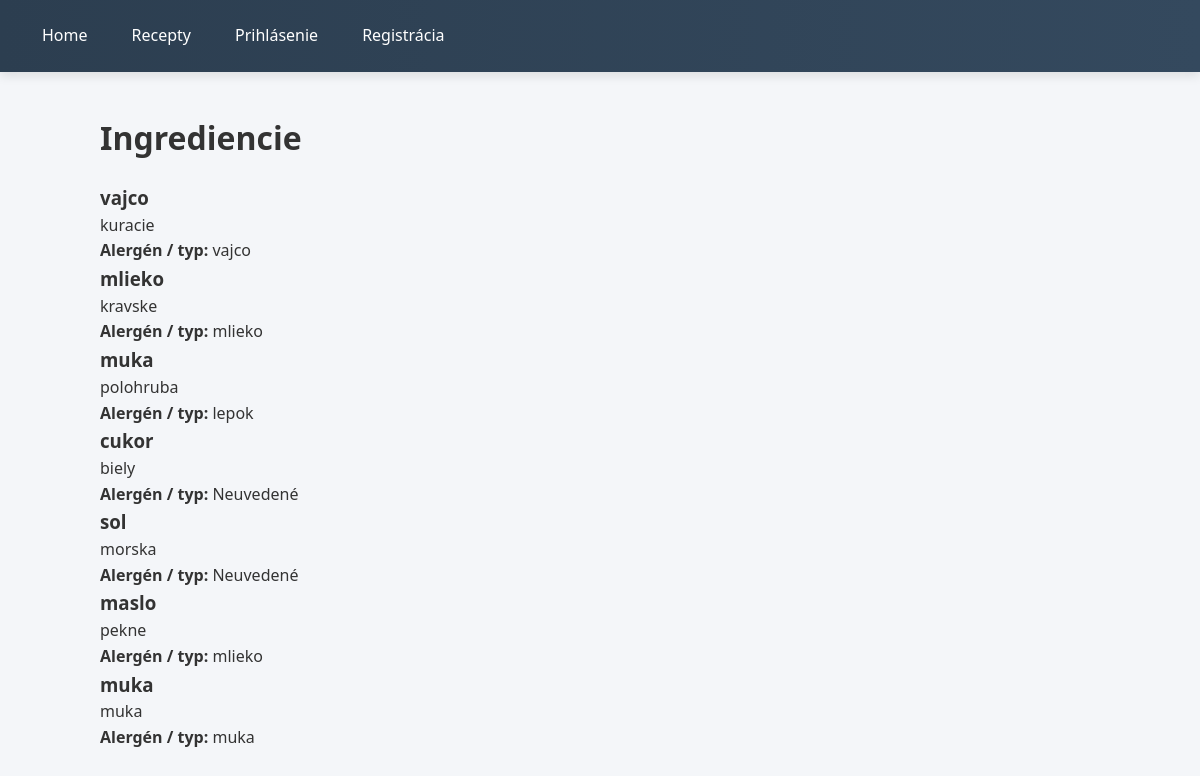
The page /ingredients/ on the database as committed earlier.
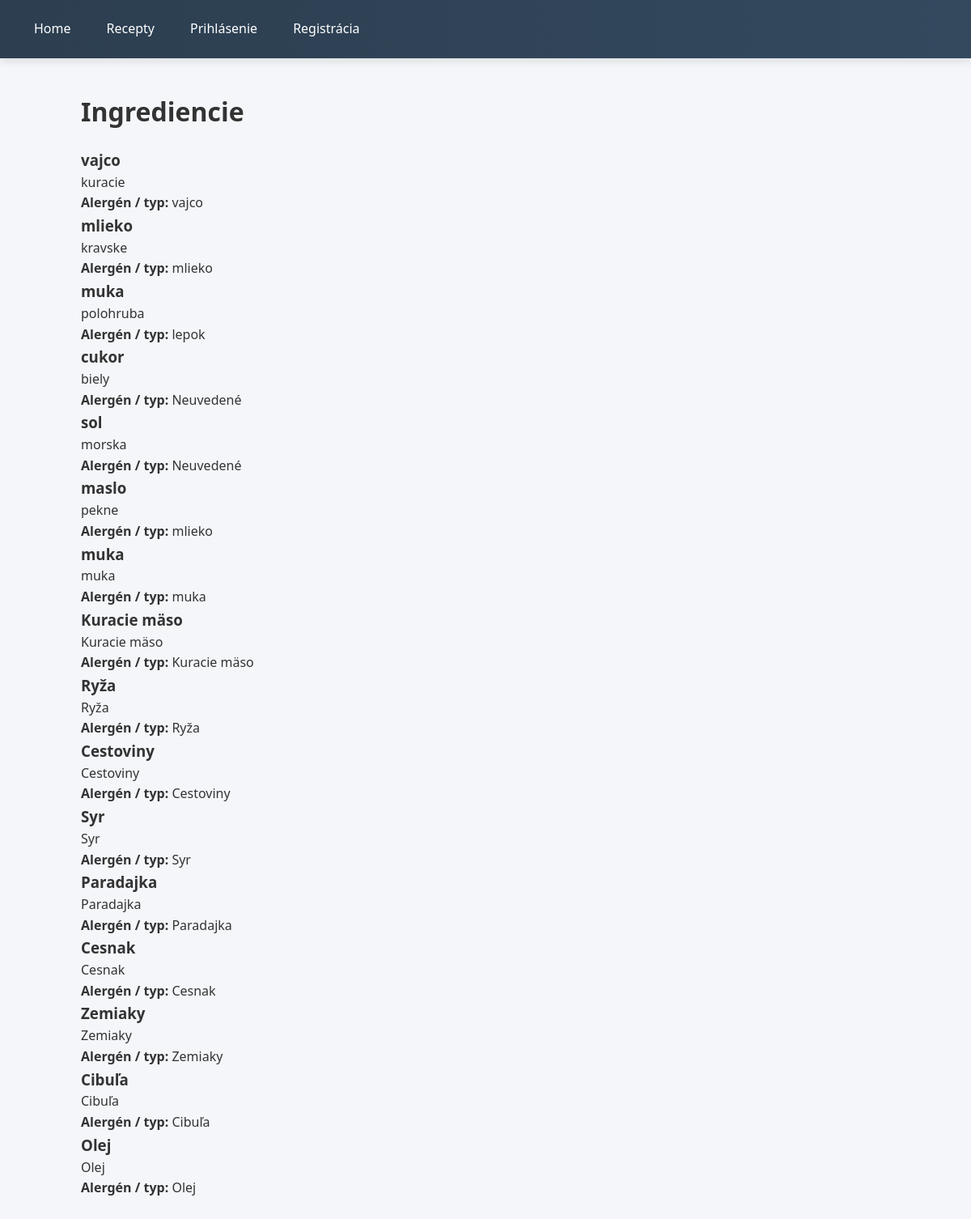
The same page on the database as committed later.
### recipes/models.py (models this page shows, shortened)
class Ingredient(models.Model):
    name = models.CharField(max_length=100)
    description = models.TextField(blank=True)
    allergen_type = models.CharField(max_length=100, blank=True)

### recipes/views.py (the view)
# urls.py: path('ingredients/', views.ingredient_list, name='ingredient_list'),
def ingredient_list(request):
    ingredients = Ingredient.objects.all()
    return render(request, 'recipes/ingredient_list.html', {'ingredients': ingredients})

### recipes/templates/recipes/ingredient_list.html (shortened to what this page needs)
{% extends 'recipes/base.html' %}
{% block content %}
<h1>Ingrediencie</h1>
{% for ingredient in ingredients %}
    <div class="list-card">
        <h3>{{ ingredient.name }}</h3>
        {% if ingredient.description %}
            <p>{{ ingredient.description }}</p>
        {% else %}
            <p>Bez popisu</p>
        {% endif %}
        {% if ingredient.allergen_type %}
            <p><strong>Alergén / typ:</strong> {{ ingredient.allergen_type }}</p>
        {% else %}
            <p><strong>Alergén / typ:</strong> Neuvedené</p>
        {% endif %}
    </div>
{% empty %}
    <p class="empty-text">Zatiaľ nie sú pridané žiadne ingrediencie.</p>
{% endfor %}
{% endblock %}

Rows that differ between the two databases and show on the page:
added Ingredient: name "Kuracie mäso", description "Kuracie mäso", allergen_type "Kuracie mäso"
added Ingredient: name "Ryža", description "Ryža", allergen_type "Ryža"
added Ingredient: name "Cestoviny", description "Cestoviny", allergen_type "Cestoviny"
added Ingredient: name "Syr", description "Syr", allergen_type "Syr"
added Ingredient: name "Paradajka", description "Paradajka", allergen_type "Paradajka"
added Ingredient: name "Cesnak", description "Cesnak", allergen_type "Cesnak"
added Ingredient: name "Zemiaky", description "Zemiaky", allergen_type "Zemiaky"
added Ingredient: name "Cibuľa", description "Cibuľa", allergen_type "Cibuľa"
added Ingredient: name "Olej", description "Olej", allergen_type "Olej"
